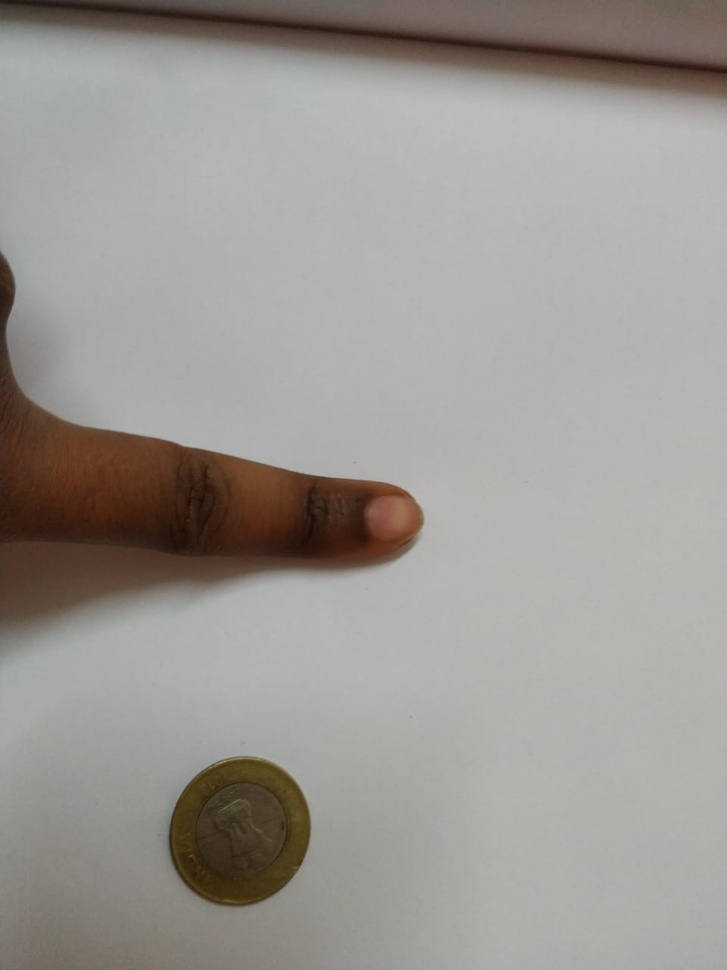
#> input picture oldimg/img16.jpeg, 727 x 970 px, shrunk from 960 x 1280 before the run, found by its file name
$ python SLIC.py
#> lines starting #> are read from the running program, lines starting #| are printed output that depends on the picture
# import the necessary packages
from skimage.segmentation import slic
from skimage.segmentation import mark_boundaries
from skimage.util import img_as_float
from skimage import io
import matplotlib.pyplot as plt
import argparse

# construct the argument parser and parse the arguments
"""ap = argparse.ArgumentParser()
ap.add_argument("-i", "--image", required=True, help="Path to the image")
args = vars(ap.parse_args())"""

# load the image and convert it to a floating point data type
#image = img_as_float(io.imread(args["image"]))
image = img_as_float(io.imread("img16.jpeg"))
# loop over the number of segments
for numSegments in (100, 200, 300):
    # apply SLIC and extract (approximately) the supplied number
    # of segments
    segments = slic(image, n_segments=numSegments, sigma=5)

    # show the output of SLIC
    fig = plt.figure("Superpixels -- %d segments" % (numSegments))
    ax = fig.add_subplot(1, 1, 1)
    ax.imshow(mark_boundaries(image, segments))
    plt.axis("off")
#> this loop made 3 passes
#> pass 1, `segments = slic(image, n_segments=numSegments, sigma=5)`:
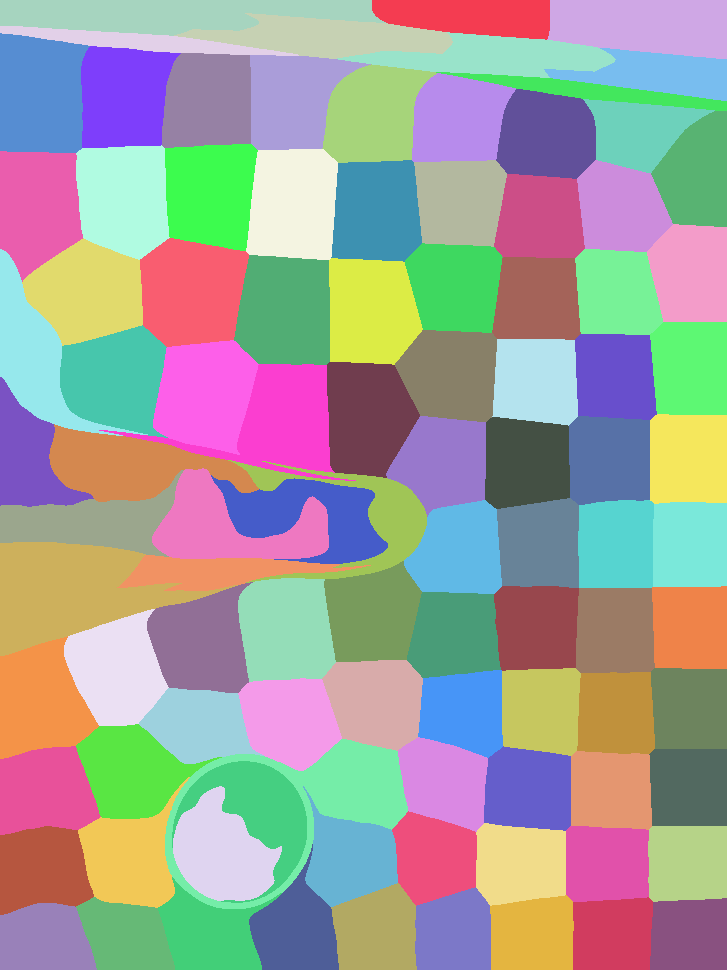
#> segments: shape (970, 727) int64; 99 distinct labels, from 1 to 99; one colour per label, 0 black
#> pass 2, `segments = slic(image, n_segments=numSegments, sigma=5)`:
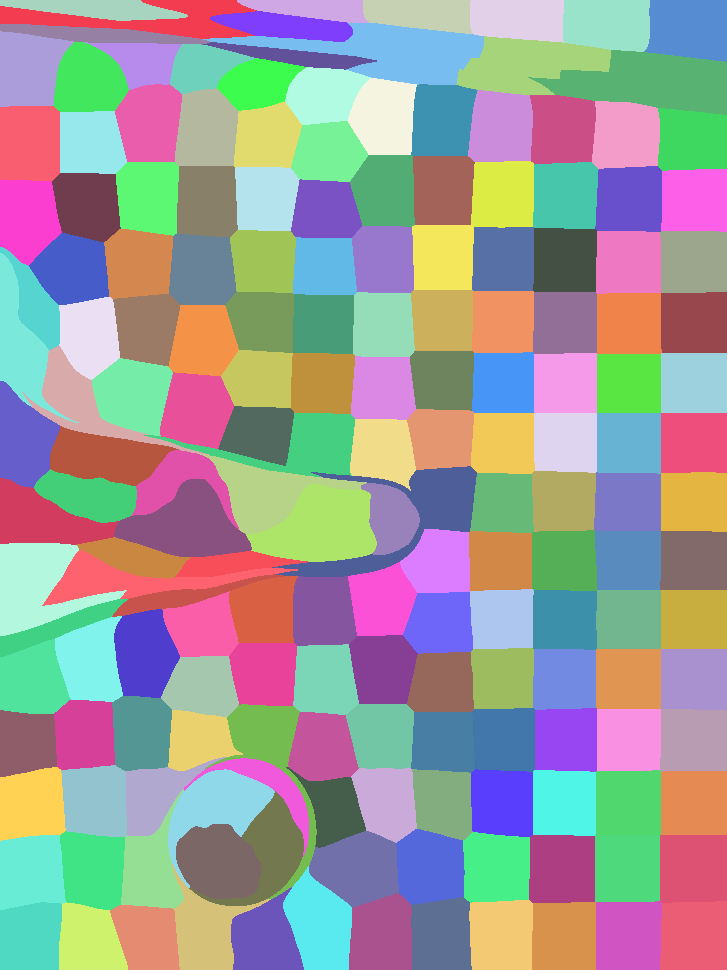
#> segments: shape (970, 727) int64; 179 distinct labels, from 1 to 179; one colour per label, 0 black
#> pass 3, `segments = slic(image, n_segments=numSegments, sigma=5)`:
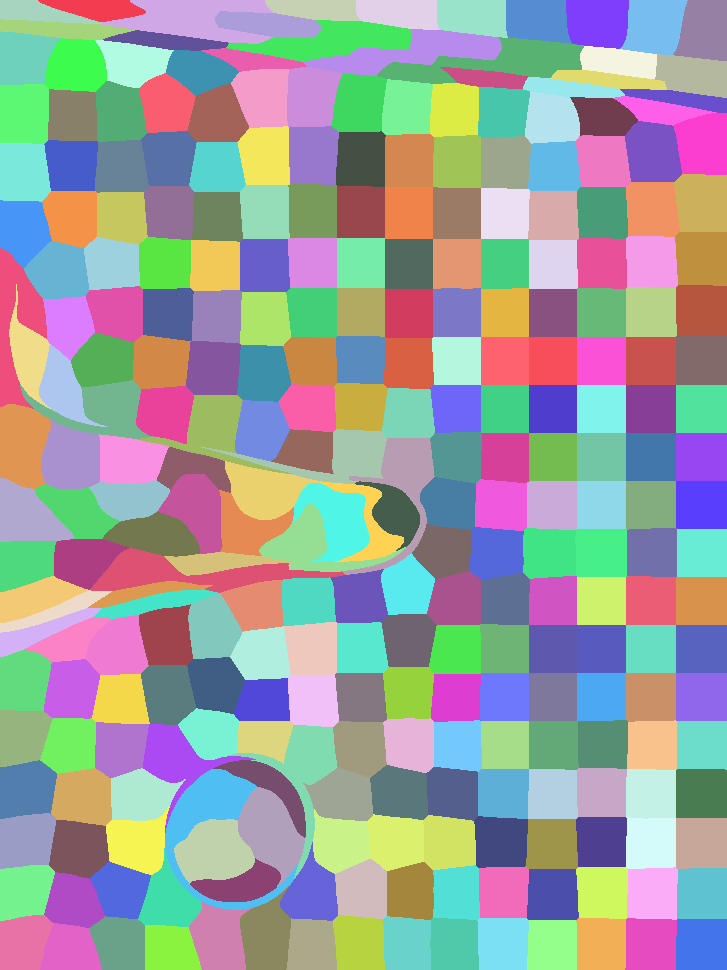
#> segments: shape (970, 727) int64; 282 distinct labels, from 1 to 282; one colour per label, 0 black

# show the plots
plt.show()
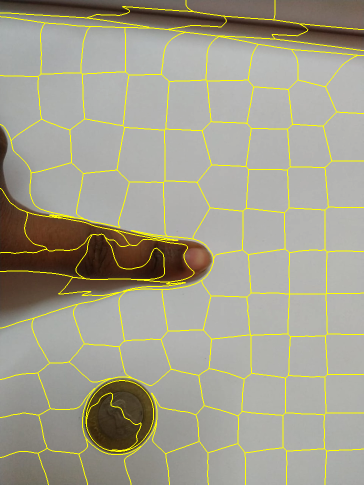
#> shown: shape (970, 727, 3) float64 (shown at 1/2 size); mean R, G, B 0.633, 0.621, 0.554
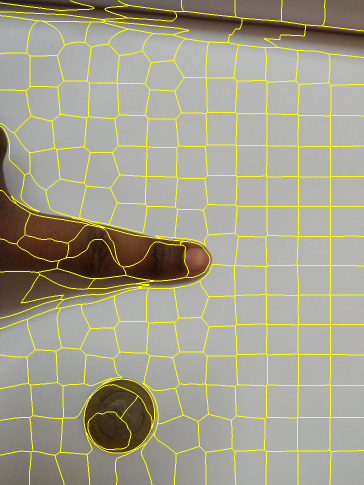
#> shown: shape (970, 727, 3) float64 (shown at 1/2 size); mean R, G, B 0.639, 0.626, 0.545
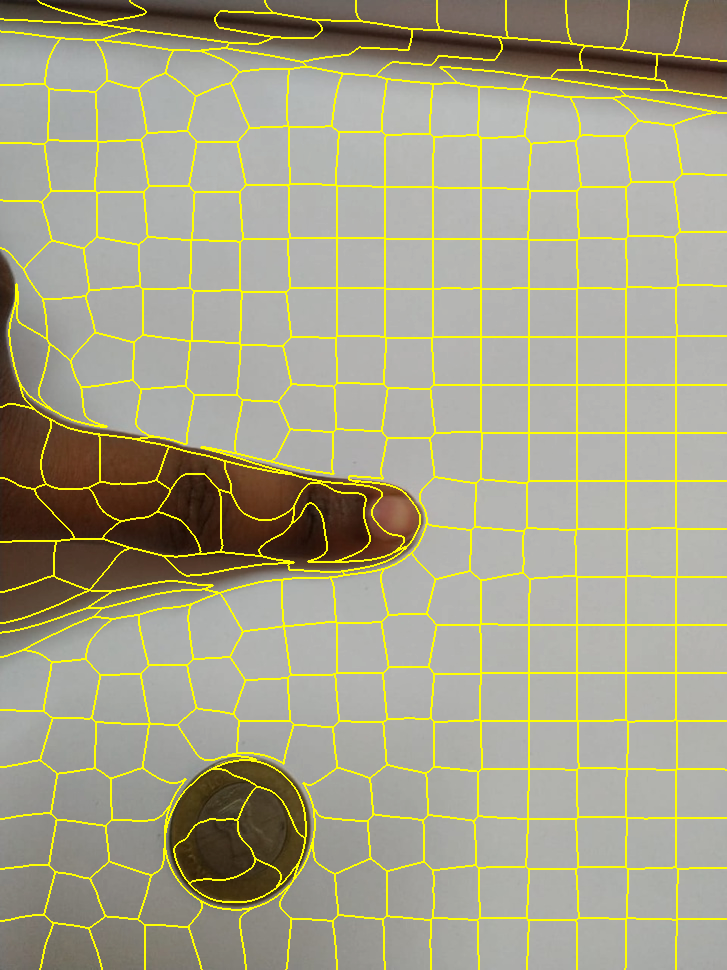
#> shown: shape (970, 727, 3) float64; mean R, G, B 0.644, 0.632, 0.536

$ run again, with oldimg/img1.jpeg copied over oldimg/img16.jpeg
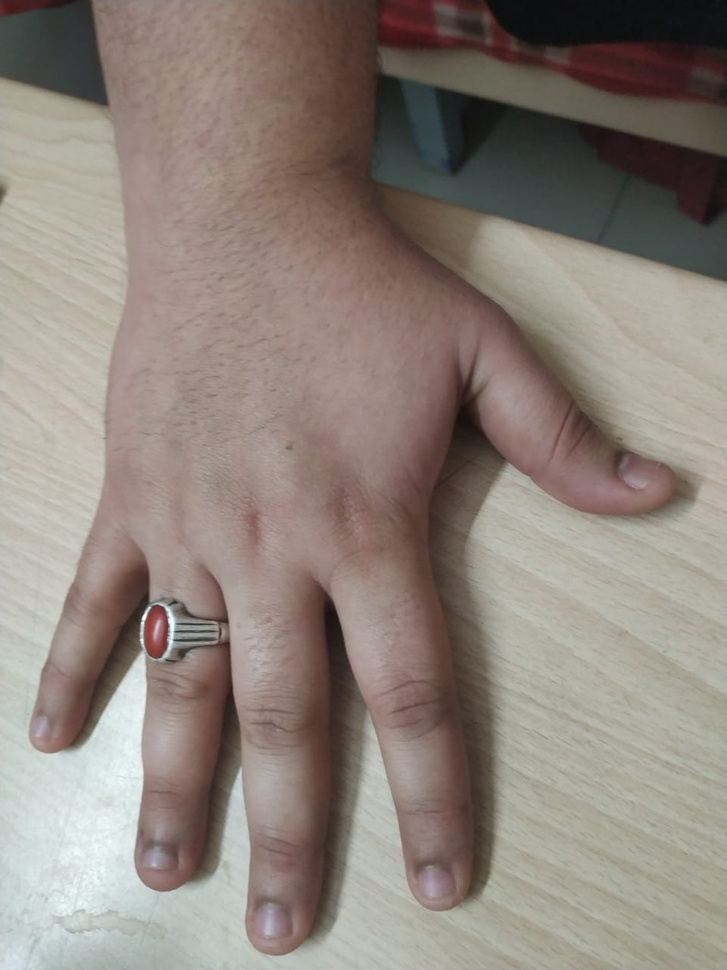
#> input picture oldimg/img1.jpeg, 727 x 970 px, shrunk from 960 x 1280 before the run, found by its file name
#> the loop `for numSegments in (100, 200, 300):` made 3 passes
#> pass 1, `segments = slic(image, n_segments=numSegments, sigma=5)`:
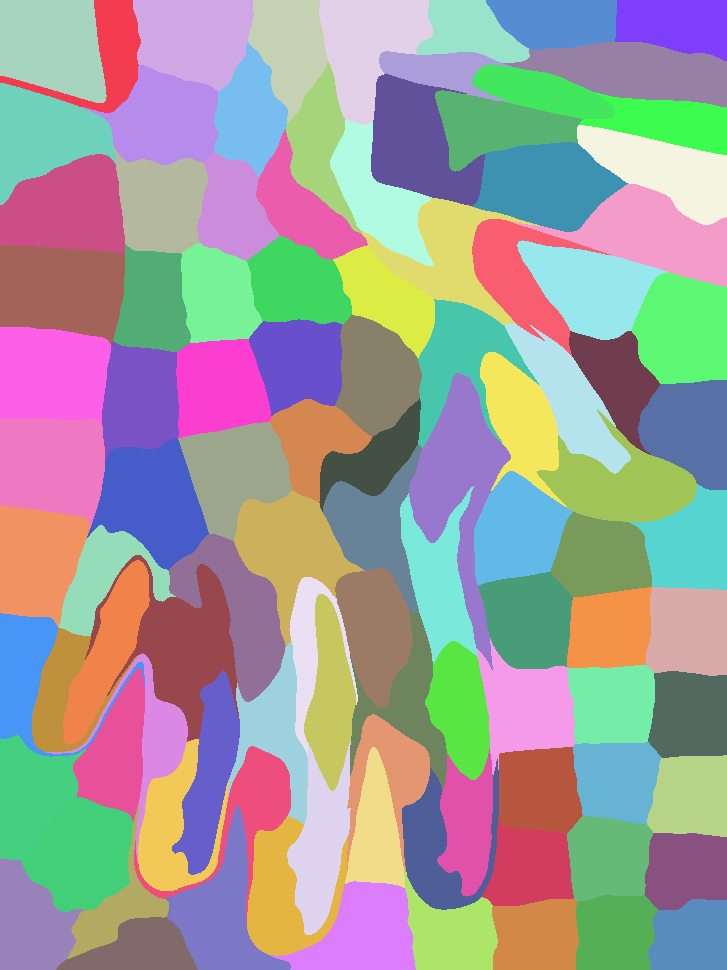
#> segments: shape (970, 727) int64; 105 distinct labels, from 1 to 105; one colour per label, 0 black
#> `plt.show()`:
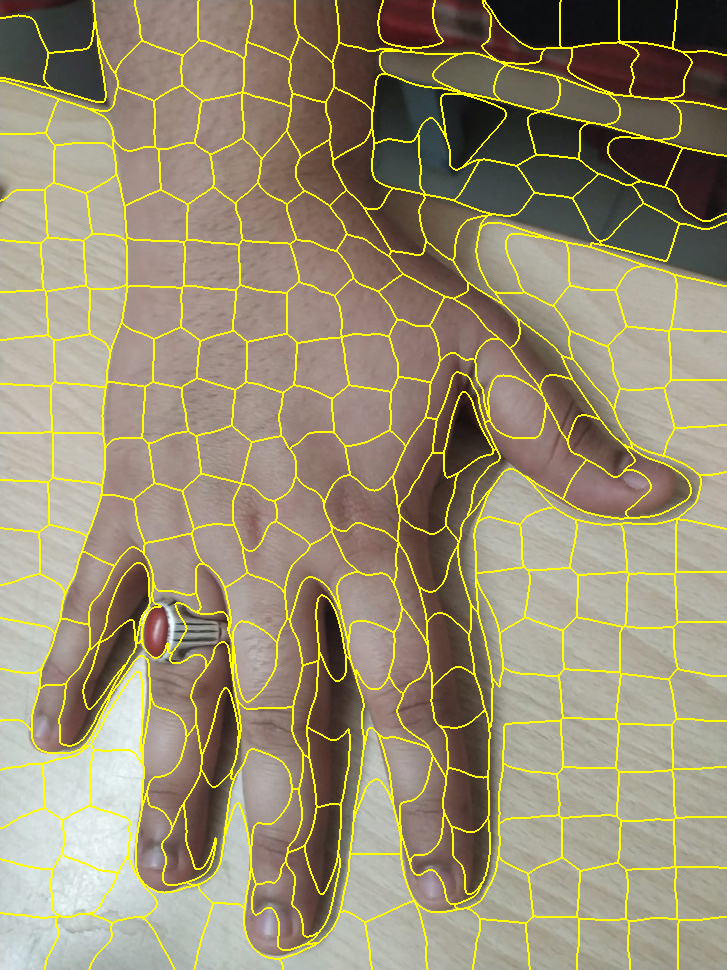
#> shown: shape (970, 727, 3) float64; mean R, G, B 0.595, 0.556, 0.446

$ run again, with oldimg/img10.jpeg copied over oldimg/img16.jpeg
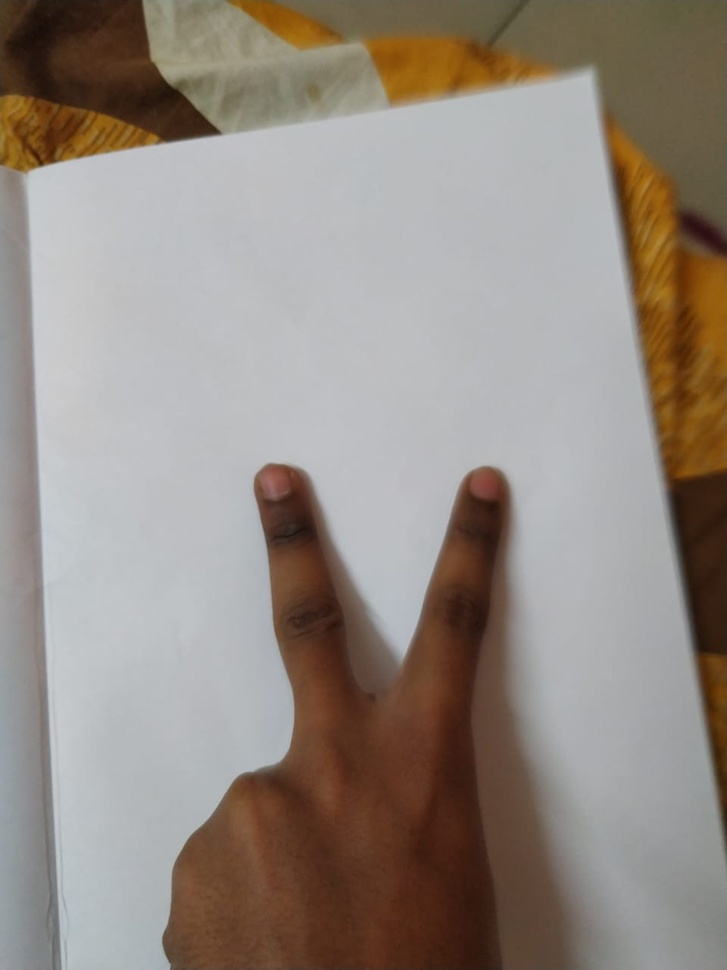
#> input picture oldimg/img10.jpeg, 727 x 970 px, shrunk from 960 x 1280 before the run, found by its file name
#> the loop `for numSegments in (100, 200, 300):` made 3 passes
#> pass 1, `segments = slic(image, n_segments=numSegments, sigma=5)`:
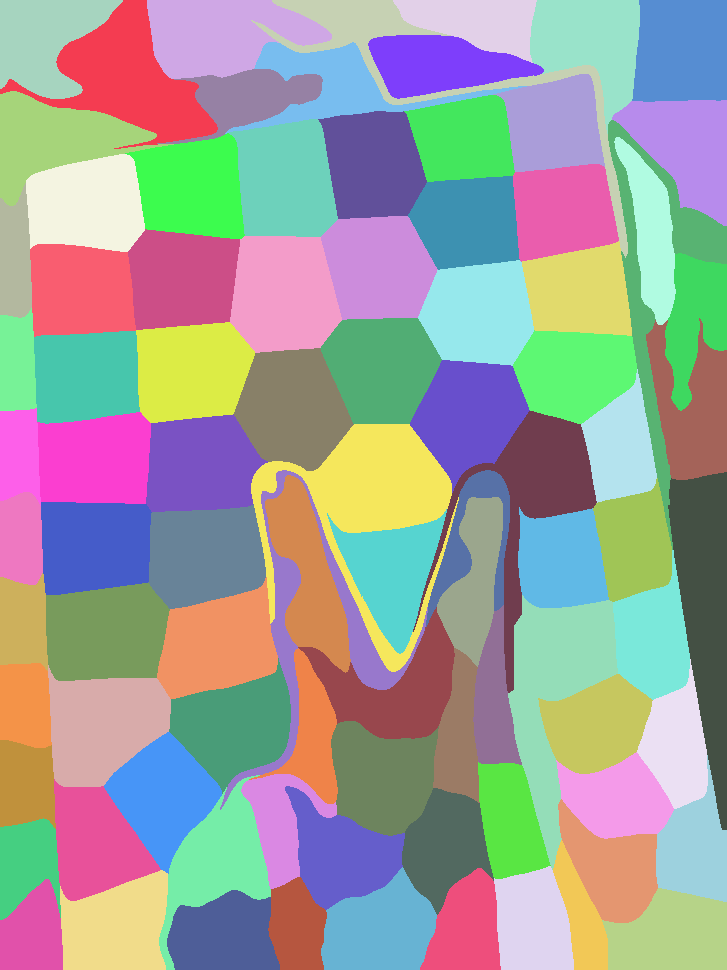
#> segments: shape (970, 727) int64; 91 distinct labels, from 1 to 91; one colour per label, 0 black
#> `plt.show()`:
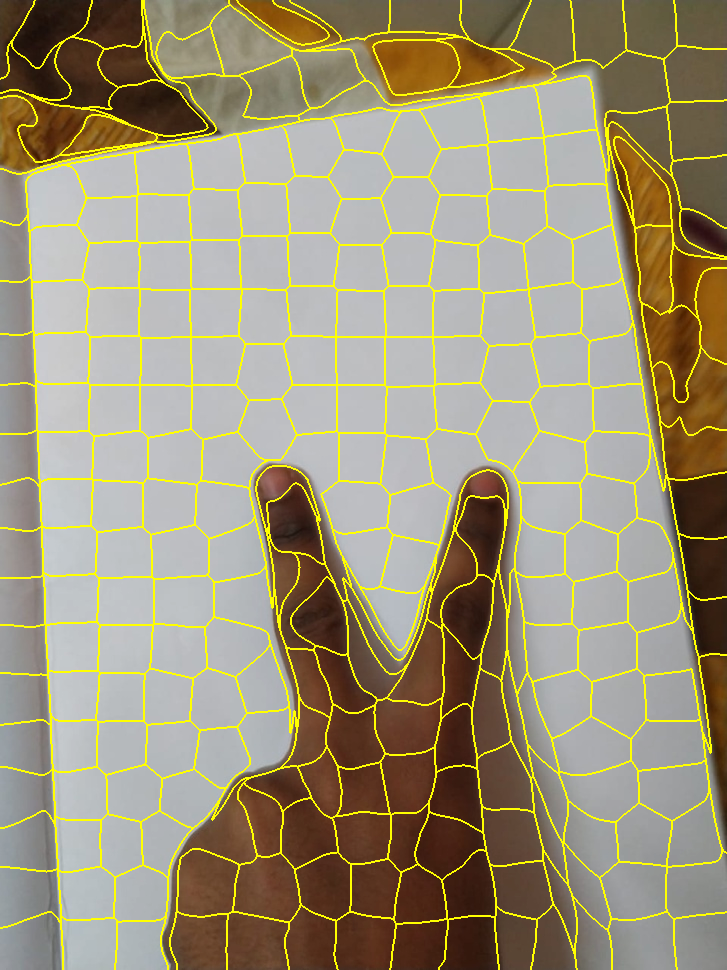
#> shown: shape (970, 727, 3) float64; mean R, G, B 0.616, 0.581, 0.473
